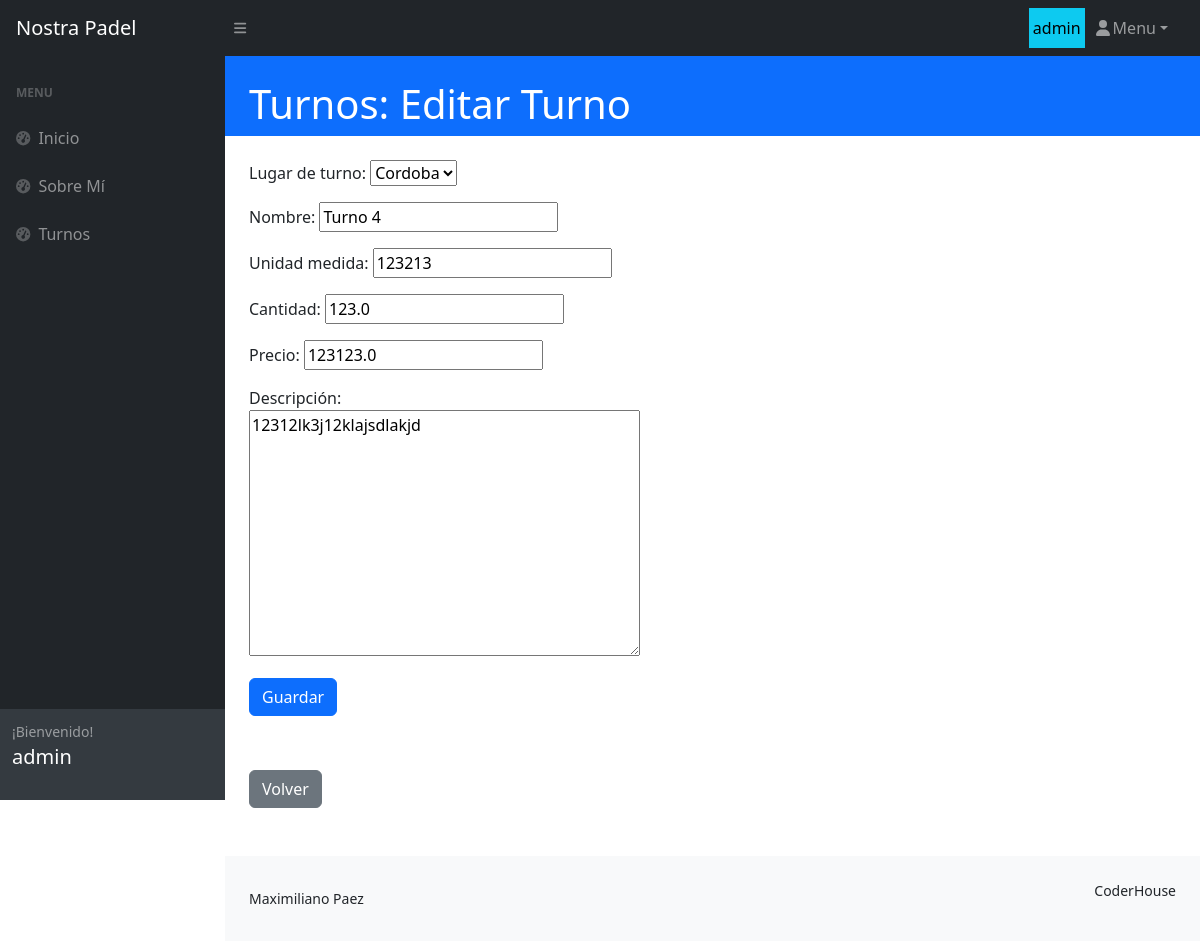
Screenshot of /turno/turno/update/1 (signed in) with the database file from the repository.
### turno/models.py (models this page shows, shortened)
class Turno(models.Model):
    categoria_id = models.ForeignKey(
        TurnoLugar, null=True, blank=True, on_delete=models.SET_NULL, verbose_name="lugar de turno"
    )
    nombre = models.CharField(max_length=100)
    unidad_medida = models.CharField(max_length=100)
    cantidad = models.FloatField()
    precio = models.FloatField()
    descripcion = models.TextField(null=True, blank=True, verbose_name="descripción")
    fecha_actualizacion = models.DateField(
        null=True, blank=True, default=timezone.now, editable=False, verbose_name="fecha de actualización"
    )
    class Meta:
        verbose_name = "turno"
        verbose_name_plural = "turnos"

class TurnoLugar(models.Model):
    nombre = models.CharField(max_length=200, unique=True)
    descripcion = models.CharField(
        max_length=250, null=True, blank=True, verbose_name="descripcíon"
    )
    def __str__(self) -> str:
        return self.nombre
    class Meta:
        verbose_name = "lugar de turno"
        verbose_name_plural = "lugares de turnos"

### turno/views.py (the view)
# urls.py: path("turno/update/<int:pk>", views.TurnoUpdate.as_view(), name="turno_update"),
class TurnoUpdate(UpdateView):
    model = models.Turno
    form_class = forms.TurnoForm
    success_url = reverse_lazy("turno:turno_list")

### turno/forms.py
class TurnoForm(forms.ModelForm):
    class Meta:
        model = models.Turno
        fields = "__all__"

### turno/templates/turno/turno_form.html (shortened to what this page needs)
{% extends 'core/base.html' %}
{% block titulo %}
    {% if form.instance.pk %}
        <div class="container-fluid px-4">
            <h1 class="mt-4">Turnos: Editar Turno</h1>
        </div>
    {% else %}
        <div class="container-fluid px-4">
            <h1 class="mt-4">Turnos: Creación de Turno</h1>
        </div>
    {% endif %}
{% endblock titulo %}
{% block contenido %}
<form method="post">
    <div class="container-fluid p-4">
        <div class="row">
            <div class="col-md-6">
                {{ form.as_p }}
            </div>
        </div>
        <button type="submit" class="btn btn-primary">Guardar</button>
    </div>
</form>
<div class="container-fluid p-4">
    <div class="fs-3 pb-4">
        <a href="{% url 'turno:home' %}" class="btn btn-secondary">Volver</a>
    </div>
</div>
{% endblock contenido %}

### core/templates/core/components/navbar.html (shortened to what this page needs)
<nav class="sb-topnav navbar navbar-expand navbar-dark bg-dark">
    <a class="navbar-brand ps-3" href="index.html">Nostra Padel</a>
    <button class="btn btn-link btn-sm order-1 order-lg-0 me-4 me-lg-0" id="sidebarToggle" href="#!"><i class="fas fa-bars"></i></button>
    <ul class="navbar-nav ms-auto ms-md-0 me-3 me-lg-4">
        <a class="text-bg-info text-decoration-none align-content-xl-center p-1 text-center  ">{{ user.username }}</a>
        <li class="nav-item dropdown">
            <a class="nav-link dropdown-toggle" id="navbarDropdown" href="#" role="button" data-bs-toggle="dropdown" aria-expanded="false"><i class="fas fa-user fa-fw"></i>Menu</a>
        </li>
    </ul>
</nav>

### core/templates/core/components/sidenav.html
<nav class="sb-sidenav accordion sb-sidenav-dark" id="sidenavAccordion">
    <div class="sb-sidenav-menu">
        <div class="nav">
            <div class="sb-sidenav-menu-heading">Menu</div>
            <a class="nav-link {% if request.path == '/' %}active{% endif %}" href="{% url 'core:home' %}">
                <div class="sb-nav-link-icon"><i class="fas fa-tachometer-alt"></i></div>
                Inicio
            </a>
            {% if user.is_authenticated %}
                <a class="nav-link {% if request.path == '/aboutme/' %}active{% endif %}" href="{% url 'aboutme:home' %}">
                    <div class="sb-nav-link-icon"><i class="fas fa-tachometer-alt"></i></div>
                    Sobre Mí
                </a>
                <a class="nav-link {% if request.path == '/turno/' %}active{% endif %}" href="{% url 'turno:home' %}">
                    <div class="sb-nav-link-icon"><i class="fas fa-tachometer-alt"></i></div>
                    Turnos
                </a>
            {% endif %}
        </div>
    </div>
    <div class="sb-sidenav-footer">
        <div class="small">¡Bienvenido!</div>
        <p class="text-white fs-5">{{ user.username }}</p>
    </div>
</nav>

### rows the page displays
Turno: categoria_id "Cordoba", unidad_medida "123213", cantidad "123.0", precio "123123.0", descripcion "12312lk3j12klajsdlakjd"
TurnoLugar: nombre "Turno 4"

### other values shown
{{ user.username }} "admin"
